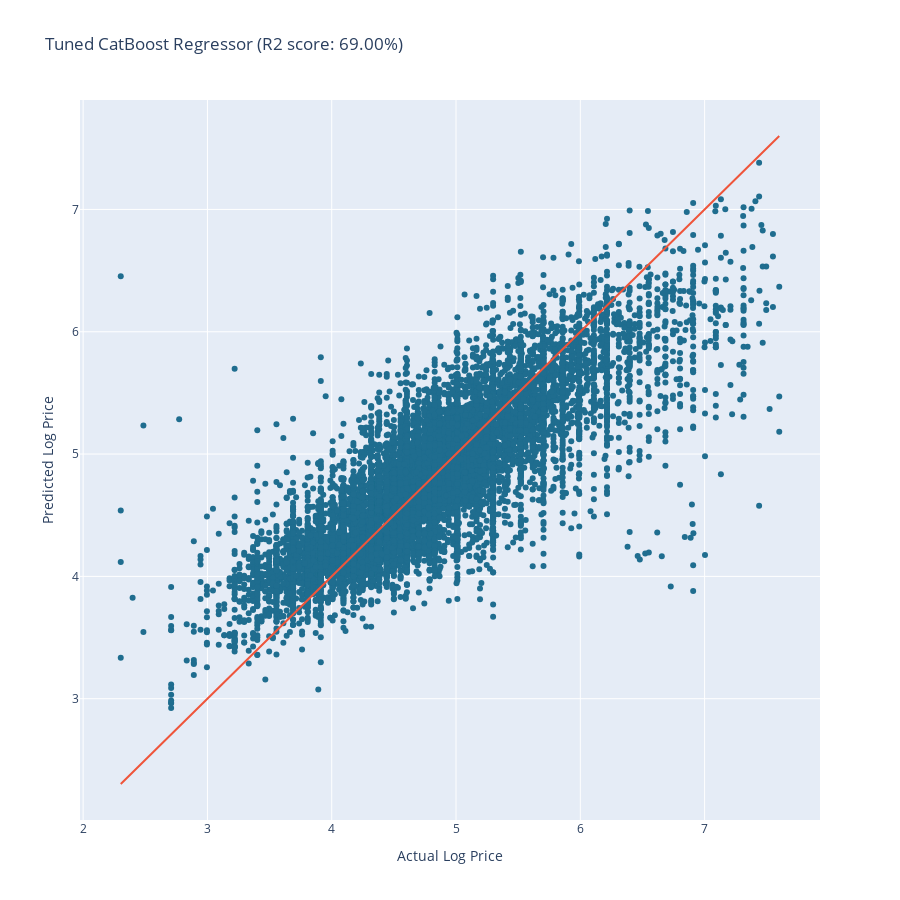

The notebook cell saved with this chart:
### Code cell
scatter_trace = go.Scatter(
    x=y_test,
    y=y_pred_fine_tuned,
    mode="markers",
    name="Actual vs. Predicted",
    line=dict(color="#1f6d8f"),
    showlegend=False,
)

line_trace = go.Scatter(
    x=y_test,
    y=y_test,
    mode="lines",
    name="Regreesion Line",
    showlegend=False,
)

fig = go.Figure()

fig.update_layout(
    title="Tuned CatBoost Regressor (R2 score: {:.2f}%)".format(r2_fine_tuned),
    xaxis_title="Actual Log Price",
    yaxis_title="Predicted Log Price",
    height=900,
    width=900,
)

fig.add_trace(scatter_trace)
fig.add_trace(line_trace)

fig.show()

### Figure 1 — Plotly figure (JSON) as saved in the notebook; plotly's stock layout.template omitted (floating-point values rounded to 4 significant figures; data arrays with more than 128 entries replaced by an {"elided": "..."} marker saying what was removed)
{"data": [{"line": {"color": "#1f6d8f"}, "mode": "markers", "name": "Actual vs. Predicted", "showlegend": false, "type": "scatter", "x": {"elided": "14670 float values"}, "y": {"elided": "14670 float values"}}, {"mode": "lines", "name": "Regreesion Line", "showlegend": false, "type": "scatter", "x": {"elided": "14670 float values"}, "y": {"elided": "14670 float values"}}], "layout": {"height": 900, "title": {"text": "Tuned CatBoost Regressor (R2 score: 69.00%)"}, "width": 900, "xaxis": {"title": {"text": "Actual Log Price"}}, "yaxis": {"title": {"text": "Predicted Log Price"}}}}
